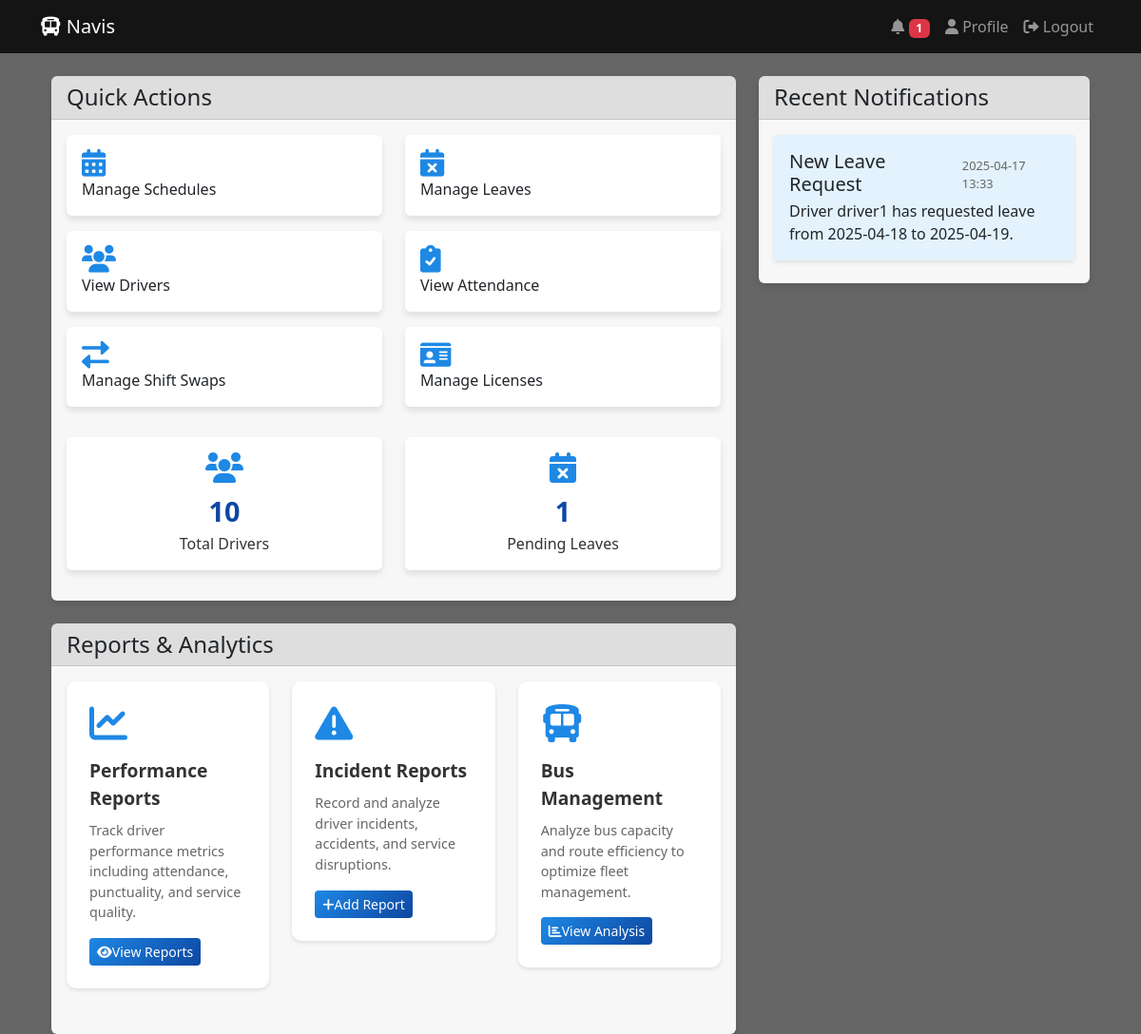
/admin/dashboard (signed in), run on an earlier commit of the app's database.
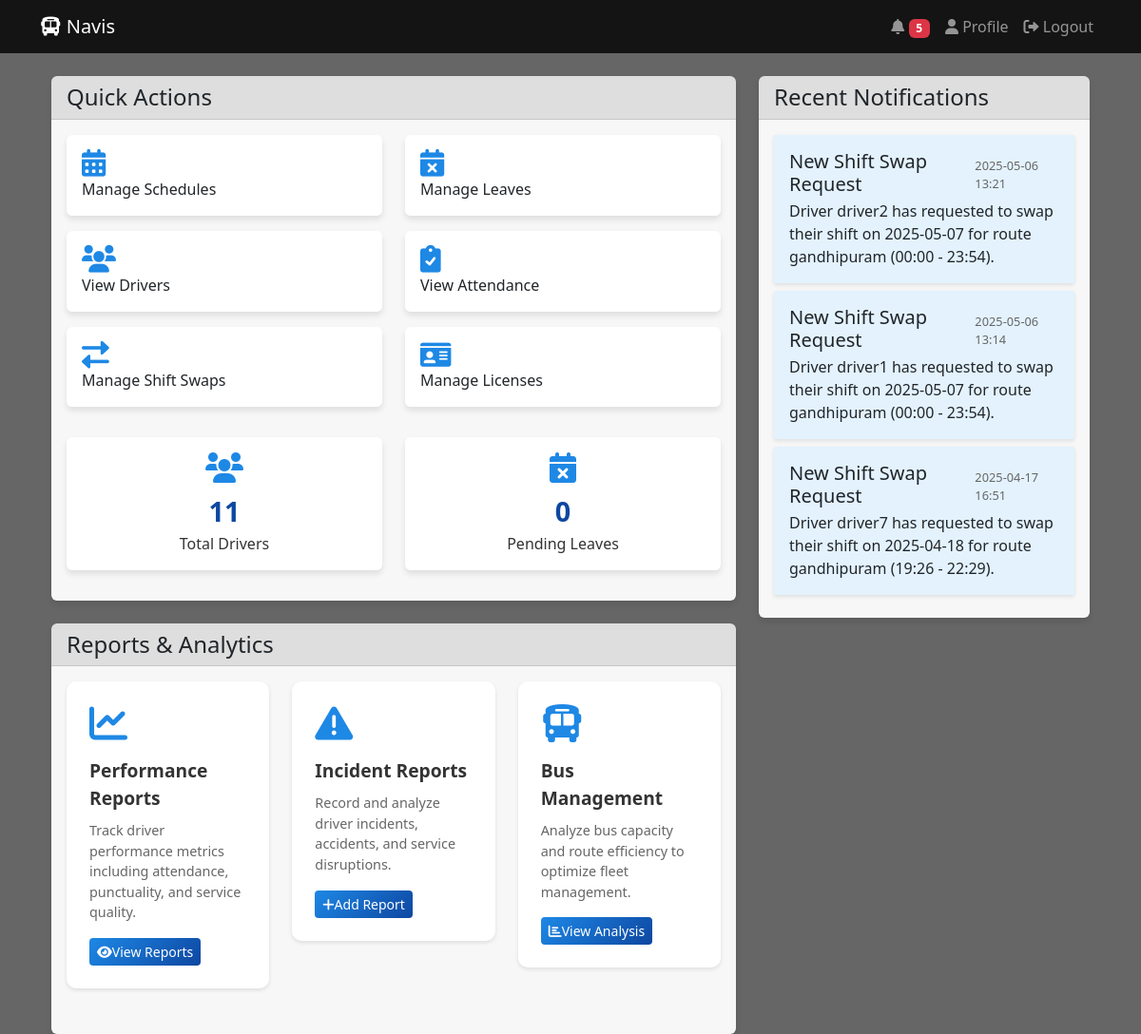
And on a later commit of the database.
### app.py (models this page shows)
class Notification(db.Model):
    id = db.Column(db.Integer, primary_key=True)
    recipient_username = db.Column(db.String(150), db.ForeignKey('user.username'))
    title = db.Column(db.String(200), nullable=False)
    message = db.Column(db.Text, nullable=False)
    notification_type = db.Column(db.String(50))  # schedule, attendance, leave, etc.
    priority = db.Column(db.String(20), default='normal')
    created_at = db.Column(db.DateTime, default=datetime.utcnow)
    read_at = db.Column(db.DateTime)
    is_read = db.Column(db.Boolean, default=False)

### app.py (the view)
@app.route('/admin/dashboard')
@login_required
def admin_dashboard():
    if current_user.role != 'admin':
        flash('Access denied!', 'danger')
        return redirect(url_for('driver_dashboard'))
    total_drivers = User.query.filter_by(role='driver').count()
    pending_leaves = LeaveRequest.query.filter_by(status='pending').count()
    active_schedules = Schedule.query.filter_by(status='active').count()
    recent_notifications = Notification.query.filter(
        Notification.recipient_username == 'admin',
        Notification.notification_type.in_(['shift_swap', 'leave_request'])
    ).order_by(Notification.created_at.desc()).limit(3).all()
    return render_template('admin_dashboard.html',
                         total_drivers=total_drivers,
                         pending_leaves=pending_leaves,
                         active_schedules=active_schedules,
                         recent_notifications=recent_notifications)

### app.py (called while the page is built)
@login_manager.user_loader
def load_user(user_id):
    return User.query.get(int(user_id))

@app.context_processor
def inject_user():
    return dict(current_user=current_user)

@app.context_processor
def inject_notifications():
    unread_count = 0
    if current_user.is_authenticated:
        unread_count = Notification.query.filter_by(
            recipient_username=current_user.username,
            is_read=False
        ).count()
    return dict(unread_count=unread_count)

### templates/admin_dashboard.html (shortened to what the changed rows need)
{% extends "base.html" %}
{% block content %}
<div class="container-fluid">
    <div class="row">
        <div class="col-md-8">
            <div class="card mb-4">
                <div class="card-body">
                    <div class="row stats-row">
                        <div class="col-md-6 mb-3">
                            <div class="card dashboard-card text-center stats-card">
                                <i class="fas fa-users card-icon"></i>
                                <div class="stat-number">{{ total_drivers }}</div>
                                <div class="stat-label">Total Drivers</div>
                            </div>
                        </div>
                        <div class="col-md-6 mb-3">
                            <div class="card dashboard-card text-center stats-card">
                                <i class="fas fa-calendar-times card-icon"></i>
                                <div class="stat-number">{{ pending_leaves }}</div>
                                <div class="stat-label">Pending Leaves</div>
                            </div>
                        </div>
                    </div>
                </div>
            </div>
        </div>
        <div class="col-md-4">
            <div class="card">
                <div class="card-body">
                    {% if recent_notifications %}
                        {% for notification in recent_notifications %}
                            <div class="notification-card p-3 mb-2 {% if not notification.is_read %}unread-notification{% endif %}">
                                <div class="d-flex justify-content-between align-items-center">
                                    <h5 class="mb-1">{{ notification.title }}</h5>
                                    <small class="notification-time">{{ notification.created_at.strftime('%Y-%m-%d %H:%M') }}</small>
                                </div>
                                <p class="mb-0">{{ notification.message }}</p>
                            </div>
                        {% endfor %}
                    {% else %}
                        <p class="text-muted">No recent notifications</p>
                    {% endif %}
                </div>
            </div>
        </div>
    </div>
</div>
{% endblock %}

What changed in the data, as far as the page shows it:
no longer on this page (row unchanged): Notification: title "New Leave Request", created_at "2025-04-17 13:33", message "Driver driver1 has requested leave from 2025-04-18 to 2025-04-19."
added Notification: title "New Shift Swap Request", created_at "2025-05-06 13:21", message "Driver driver2 has requested to swap their shift on 2025-05-07 for route gandhipuram (00:00 - 23:54)."
added Notification: title "New Shift Swap Request", created_at "2025-05-06 13:14", message "Driver driver1 has requested to swap their shift on 2025-05-07 for route gandhipuram (00:00 - 23:54)."
added Notification: title "New Shift Swap Request", created_at "2025-04-17 16:51", message "Driver driver7 has requested to swap their shift on 2025-04-18 for route gandhipuram (19:26 - 22:29)."
Also different on the page:
{{ unread_count }}: "1" → "5"
{{ total_drivers }}: "10" → "11"
{{ pending_leaves }}: "1" → "0"
